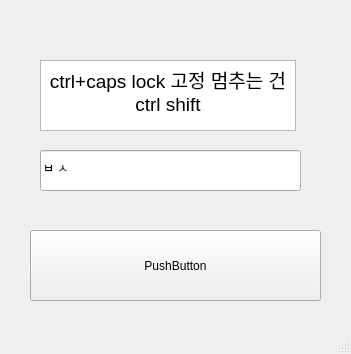
<?xml version="1.0" encoding="UTF-8"?>
<ui version="4.0">
 <class>MainWindow</class>
 <widget class="QMainWindow" name="MainWindow">
  <property name="geometry">
   <rect>
    <x>0</x>
    <y>0</y>
    <width>351</width>
    <height>354</height>
   </rect>
  </property>
  <property name="windowTitle">
   <string>MainWindow</string>
  </property>
  <widget class="QWidget" name="centralwidget">
   <widget class="QPushButton" name="button">
    <property name="geometry">
     <rect>
      <x>30</x>
      <y>230</y>
      <width>291</width>
      <height>71</height>
     </rect>
    </property>
    <property name="text">
     <string>PushButton</string>
    </property>
   </widget>
   <widget class="QTextBrowser" name="textBrowser">
    <property name="geometry">
     <rect>
      <x>40</x>
      <y>60</y>
      <width>256</width>
      <height>71</height>
     </rect>
    </property>
    <property name="html">
     <string>&lt;!DOCTYPE HTML PUBLIC &quot;-//W3C//DTD HTML 4.0//EN&quot; &quot;http://www.w3.org/TR/REC-html40/strict.dtd&quot;&gt;
&lt;html&gt;&lt;head&gt;&lt;meta name=&quot;qrichtext&quot; content=&quot;1&quot; /&gt;&lt;style type=&quot;text/css&quot;&gt;
p, li { white-space: pre-wrap; }
&lt;/style&gt;&lt;/head&gt;&lt;body style=&quot; font-family:'Gulim'; font-size:9pt; font-weight:400; font-style:normal;&quot;&gt;
&lt;p align=&quot;center&quot; style=&quot; margin-top:0px; margin-bottom:0px; margin-left:0px; margin-right:0px; -qt-block-indent:0; text-indent:0px;&quot;&gt;&lt;span style=&quot; font-size:14pt;&quot;&gt;ctrl+caps lock 고정 멈추는 건 ctrl shift&lt;/span&gt;&lt;/p&gt;&lt;/body&gt;&lt;/html&gt;</string>
    </property>
   </widget>
   <widget class="QLineEdit" name="copy">
    <property name="geometry">
     <rect>
      <x>40</x>
      <y>150</y>
      <width>261</width>
      <height>41</height>
     </rect>
    </property>
    <property name="text">
     <string>ㅂ ㅅ</string>
    </property>
   </widget>
  </widget>
  <widget class="QMenuBar" name="menubar">
   <property name="geometry">
    <rect>
     <x>0</x>
     <y>0</y>
     <width>351</width>
     <height>26</height>
    </rect>
   </property>
  </widget>
  <widget class="QStatusBar" name="statusbar"/>
 </widget>
 <resources/>
 <connections/>
</ui>
